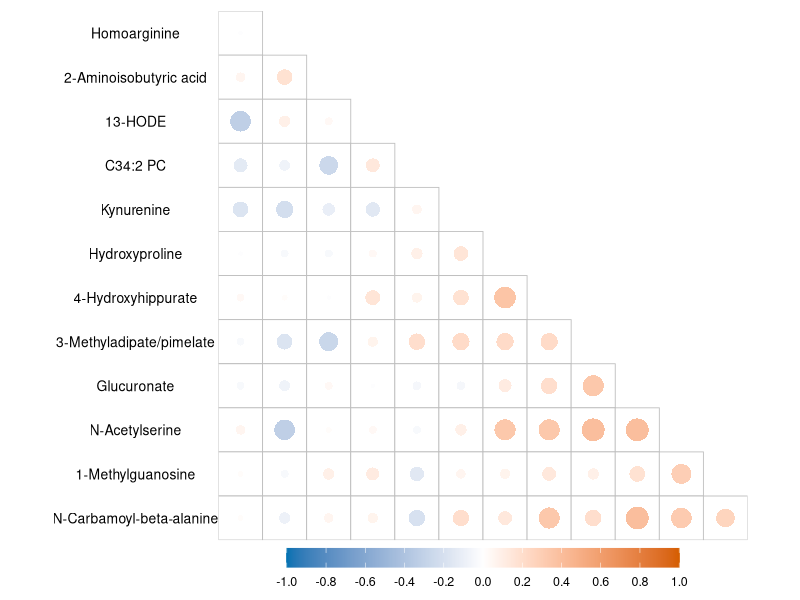

This figure's R source:
library(ggplot2)
library(svglite)
library(grid)

data = read.csv("data.csv", stringsAsFactors = FALSE)

all_levels = c(
  "Malonate", "Homoarginine", "2-Aminoisobutyric acid", "13-HODE",
  "C34:2 PC", "Kynurenine", "Hydroxyproline", "4-Hydroxyhippurate",
  "3-Methyladipate/pimelate", "Glucuronate", "N-Acetylserine",
  "1-Methylguanosine", "N-Carbamoyl-beta-alanine"
)

row_levels = all_levels[-1]
col_levels = all_levels[-length(all_levels)]

data$var1 = factor(data$var1, levels = rev(row_levels))
data$var2 = factor(data$var2, levels = col_levels)

p = ggplot() +
  geom_tile(
    data = data,
    aes(x = var2, y = var1),
    fill = "white", color = "gray75", linewidth = 0.3
  ) +
  geom_point(
    data = data,
    aes(x = var2, y = var1, color = value, size = abs(value)),
    shape = 16
  ) +
  scale_color_gradient2(
    low = "#0072B2", mid = "white", high = "#D55E00",
    midpoint = 0, limits = c(-1, 1),
    name = NULL,
    breaks = seq(-1, 1, by = 0.2),
    labels = function(x) format(x, trim = TRUE, scientific = FALSE)
  ) +
  scale_size_area(max_size = 7.4, guide = "none") +
  scale_x_discrete(expand = c(0, 0), labels = rep("", length(col_levels))) +
  scale_y_discrete(expand = c(0, 0)) +
  coord_fixed() +
  labs(x = NULL, y = NULL) +
  theme_void(base_size = 12) +
  theme(
    axis.text.y = element_text(size = 10, colour = "black"),
    axis.text.x = element_blank(),
    axis.ticks = element_blank(),
    legend.position = "bottom",
    legend.key.width = unit(6.8, "cm"),
    legend.key.height = unit(0.45, "cm"),
    legend.text = element_text(size = 9),
    legend.background = element_rect(fill = "white", colour = NA),
    legend.box.background = element_rect(fill = "white", colour = NA),
    panel.background = element_rect(fill = "white", colour = NA),
    plot.background = element_rect(fill = "white", colour = NA),
    plot.margin = margin(8, 8, 8, 8)
  ) +
  guides(color = guide_colorbar(
    title.position = "top",
    barwidth = unit(10, "cm"),
    barheight = unit(0.5, "cm")
  ))

ggsave("fig2b.svg", p, width = 7, height = 7)
